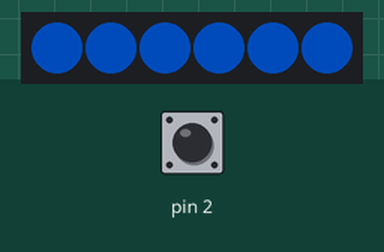
Simulated run of this sketch. Board: Arduino Uno, built with avr-gcc and run on an emulated ATmega328P. Parts: 6 RGB LEDs in strip order, left to right. The test bench sets the inputs (shaded band); at power-on: pin 2 HIGH. Dim RGB values are drawn brighter than linear; the strip is taken to match the declared colour order.

Above: at 1.2 s.
1.3 s: pin 2 pulled LOW for 3.2 s
At 5.6 s:
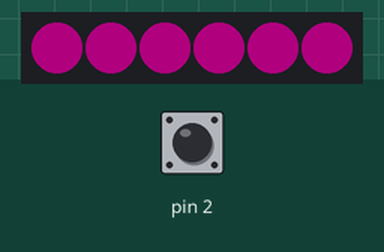
6.0 s: pin 2 pulled LOW for 3.2 s
At 6.62 s:
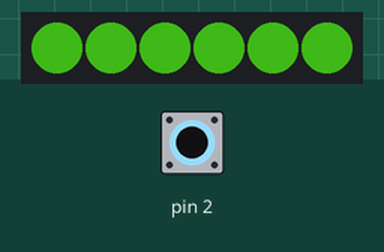
10.7 s: pin 2 pulled LOW for 1 s
At 12.2 s:
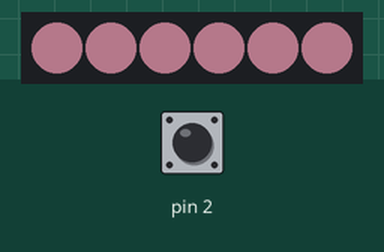
13.2 s: pin 2 pulled LOW for 0.25 s
At 14.4 s:
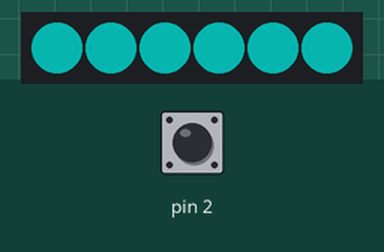
Timing chart, 0 to 15.9 s (numbered marks = the images above; inputs shaded):
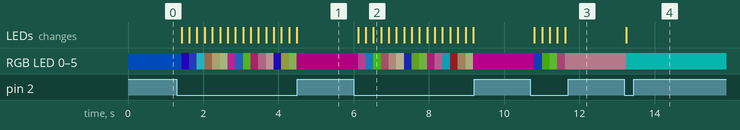

Measured:
- after the input at 1.3 s, RGB LED 0–5: RGB(0, 30, 75) → RGB(15, 0, 75) after 0.13 s, → RGB(15, 23, 75) 0.20 s later, → RGB(15, 71, 75) 0.20 s later, → RGB(29, 19, 14) 0.20 s later, … (16 changes in this stretch); the LEDs: first change after 0.13 s (image 1 shows a later state)
- after the input at 6.0 s, RGB LED 0–5: RGB(56, 0, 40) → RGB(70, 23, 55) after 0.12 s, → RGB(9, 47, 70) 0.20 s later, → RGB(24, 71, 9) 0.20 s later, → RGB(39, 19, 24) 0.20 s later, … (16 changes in this stretch); the LEDs: first change after 0.12 s (image 2 shows a later state)
- after the input at 10.7 s, RGB LED 0–5: RGB(65, 0, 50) → RGB(4, 23, 65) after 0.10 s, → RGB(19, 47, 3) 0.20 s later, → RGB(34, 71, 18) 0.20 s later, → RGB(48, 19, 33) 0.20 s later, … (5 changes in this stretch); the LEDs: first change after 0.10 s (image 3 shows a later state)
- after the input at 13.2 s, RGB LED 0–5: RGB(63, 42, 48) → RGB(2, 66, 63) after 0.05 s; the LEDs: change after 0.05 s (image 4)

The sketch:

tattisensa.ino
```cpp
//抵抗に触れると、色が少しずつ足されていく

#include <Adafruit_NeoPixel.h>
#include <CapacitiveSensor.h>

// 4ピン : 電気エネルギーを送信します。
// 2ピン : センサーで変化を感知します。
CapacitiveSensor capSensor = CapacitiveSensor(4, 2);


// RGBLEDに出力するピン番号
#define RGBLED_OUTPIN    12
// Arduinoにぶら下がっているRGBLEDの個数
#define NUMRGBLED        6

// RGBLEDのライブラリを生成する(色指定はRGBの並びで行う、LEDの速度は800KHzとする)
Adafruit_NeoPixel RGBLED = Adafruit_NeoPixel(NUMRGBLED, RGBLED_OUTPIN, NEO_RGB + NEO_KHZ800);


int b = 0;
int c = 0;


void setup()
{
  RGBLED.begin();//RGBLEDライブラリの初期化
  RGBLED.setBrightness(75);//明るさの指定(0-255)を行う
  RGBLED.setPixelColor(0,0,102,255);
  RGBLED.setPixelColor(1,0,102,255);
  RGBLED.setPixelColor(2,0,102,255);
  RGBLED.setPixelColor(3,0,102,255);
  RGBLED.setPixelColor(4,0,102,255);
  RGBLED.setPixelColor(5,0,102,255);
  RGBLED.show();
}

void loop()
{
  // タッチセンサーの値を取得する
  long sensorValue = capSensor.capacitiveSensor(30);
  Serial.println(sensorValue);

  // 500以上ならば
  if (sensorValue > 500)
  {
    RGBLED.setPixelColor(0,51,b,255);
    RGBLED.setPixelColor(1,51,b,255);
    RGBLED.setPixelColor(2,51,b,255);
    RGBLED.setPixelColor(3,51,b,255);
    RGBLED.setPixelColor(4,51,b,255);
    RGBLED.setPixelColor(5,51,b,255);
    b += 80;
    RGBLED.show();

    if(b>200)
    {
      RGBLED.setPixelColor(0,51+c,b,255+c);
      RGBLED.setPixelColor(1,51+c,b,255+c);
      RGBLED.setPixelColor(2,51+c,b,255+c);
      RGBLED.setPixelColor(3,51+c,b,255+c);
      RGBLED.setPixelColor(4,51+c,b,255+c);
      RGBLED.setPixelColor(5,51+c,b,255+c);

      c += 50;
      RGBLED.show();
    }
  }
  delay(200);
}
```
